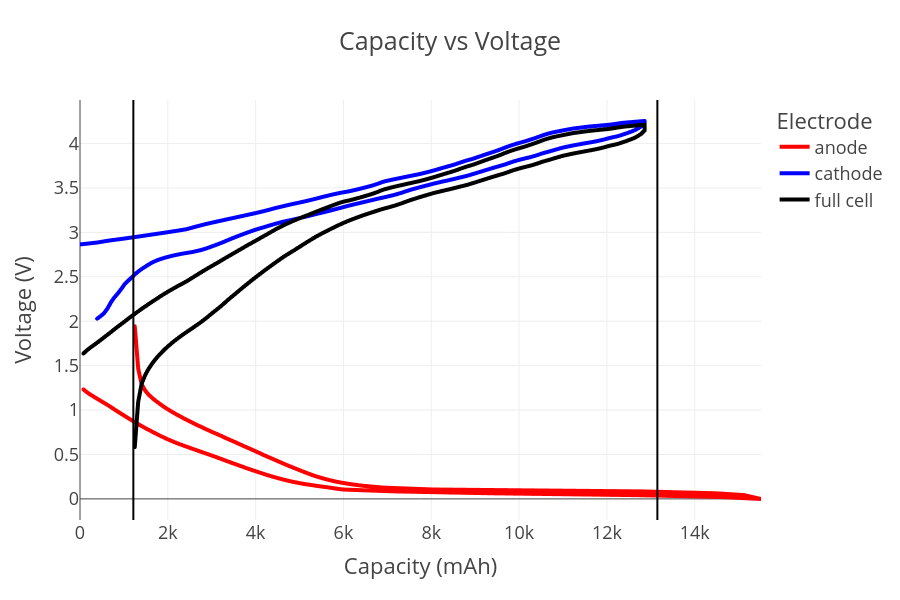

The notebook cell saved with this chart:
### Code cell
figure = cell.get_capacity_voltage_plot(width=900, height=600)
figure.show()

### Figure 1 — Plotly figure (JSON) as saved in the notebook; plotly's stock layout.template omitted (floating-point values rounded to 4 significant figures; data arrays with more than 128 entries replaced by an {"elided": "..."} marker saying what was removed)
{"data": [{"hovertemplate": "Electrode=anode<br>Capacity (mAh)=%{x}<br>Voltage (V)=%{y}<extra></extra>", "legendgroup": "anode", "line": {"color": "red", "dash": "solid", "width": 4}, "marker": {"symbol": "circle"}, "mode": "lines", "name": "anode", "showlegend": true, "type": "scattergl", "x": {"elided": "378 float values"}, "xaxis": "x", "y": {"elided": "378 float values"}, "yaxis": "y"}, {"hovertemplate": "Electrode=cathode<br>Capacity (mAh)=%{x}<br>Voltage (V)=%{y}<extra></extra>", "legendgroup": "cathode", "line": {"color": "blue", "dash": "solid", "width": 4}, "marker": {"symbol": "circle"}, "mode": "lines", "name": "cathode", "showlegend": true, "type": "scattergl", "x": {"elided": "327 float values"}, "xaxis": "x", "y": {"elided": "327 float values"}, "yaxis": "y"}, {"hovertemplate": "Electrode=full cell<br>Capacity (mAh)=%{x}<br>Voltage (V)=%{y}<extra></extra>", "legendgroup": "full cell", "line": {"color": "black", "dash": "solid", "width": 4}, "marker": {"symbol": "circle"}, "mode": "lines", "name": "full cell", "showlegend": true, "type": "scattergl", "x": {"elided": "315 float values"}, "xaxis": "x", "y": {"elided": "315 float values"}, "yaxis": "y"}], "layout": {"height": 600, "legend": {"title": {"text": "Electrode"}, "tracegroupgap": 0}, "shapes": [{"line": {"color": "black", "width": 2}, "type": "line", "x0": 13149, "x1": 13149, "xref": "x", "y0": 0, "y1": 1, "yref": "y domain"}, {"line": {"color": "black", "width": 2}, "type": "line", "x0": 1215, "x1": 1215, "xref": "x", "y0": 0, "y1": 1, "yref": "y domain"}], "title": {"text": "Capacity vs Voltage"}, "width": 900, "xaxis": {"anchor": "y", "domain": [0, 1], "title": {"text": "Capacity (mAh)"}}, "yaxis": {"anchor": "x", "domain": [0, 1], "title": {"text": "Voltage (V)"}}}}
